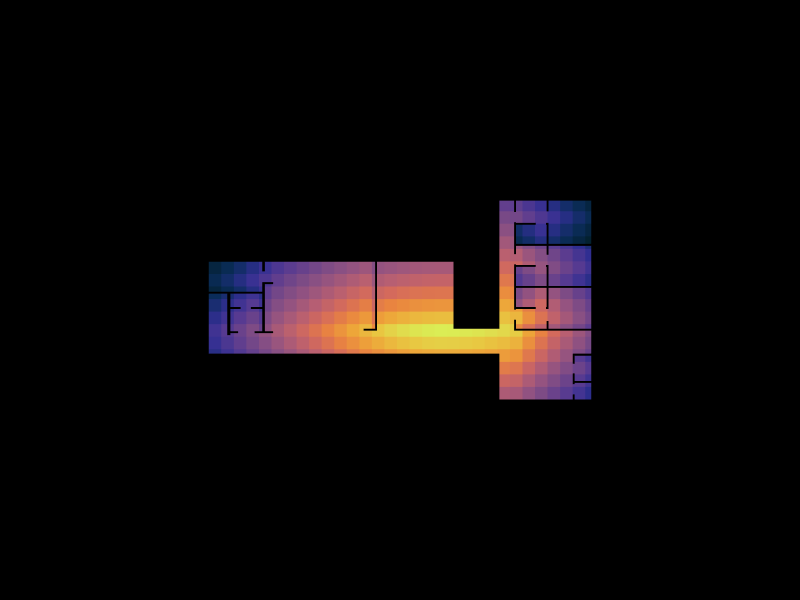

Notebook source saved alongside this figure:
### Code cell
Topology.Show(faces,
              faceColorKey="cc_color",
              faceOpacity=1,
              showEdges=False,
              showVertices=False,
              camera=[0, 0, 6],
              backgroundColor="black",
              width=800, height=600,
              renderer=renderer)
